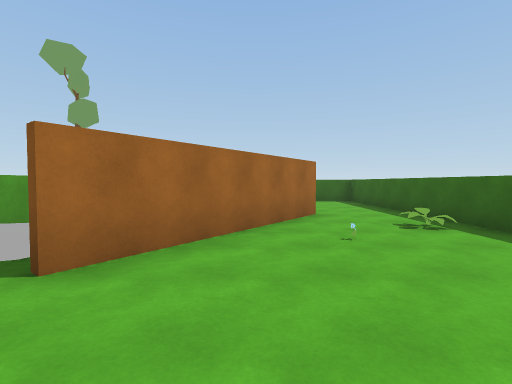
view 1 (above)

17 first-person views from a walk through a 3-D level made in the Unity game engine. The camera is 1.5 m above the floor, tilts 2° down and sees 85° across. The floor is counted in squares, 2 m on a side. Each view is taken from the middle of a square. On the plan, view 1 faces up. The plan holds only what a view shows up to about 10 squares ahead; the rest is blank. The place goes on beyond the plan. The player character is not drawn.

view 2
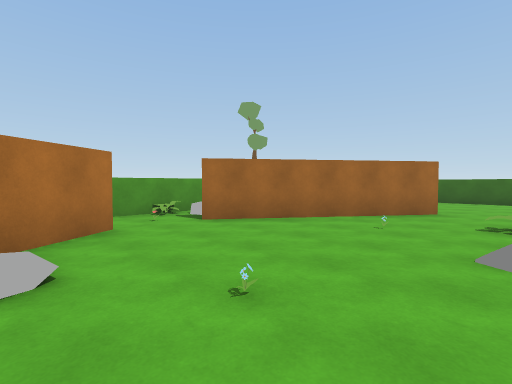

view 3
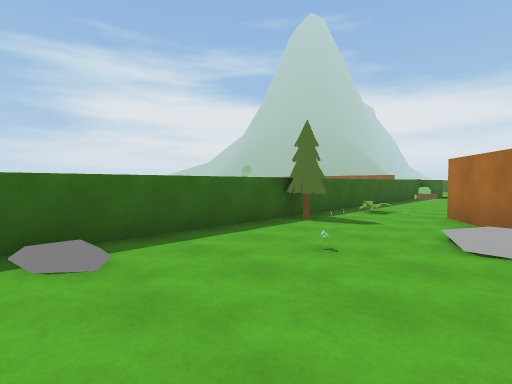

view 4
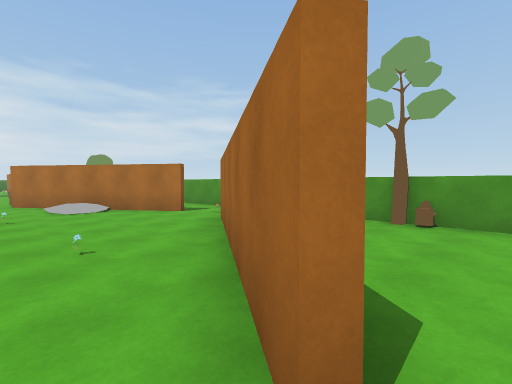

view 5
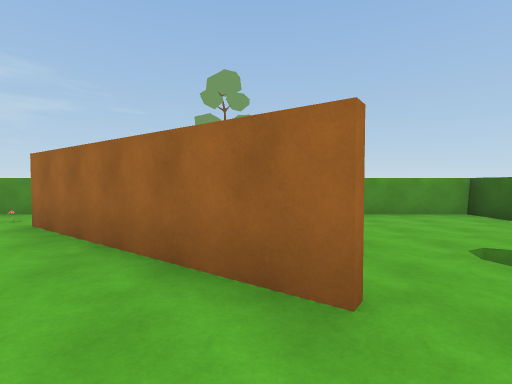

view 6
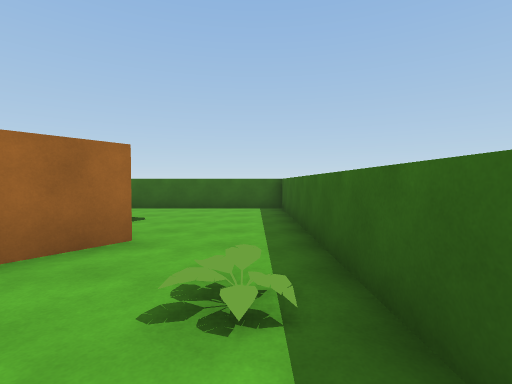

view 7
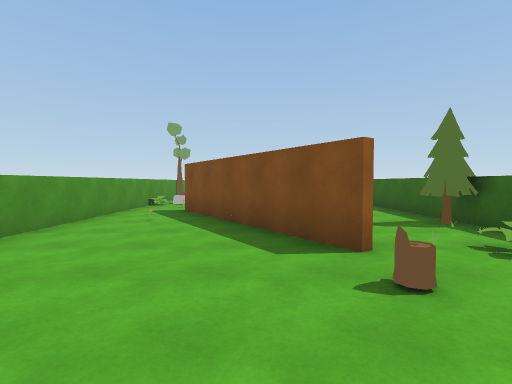

view 8
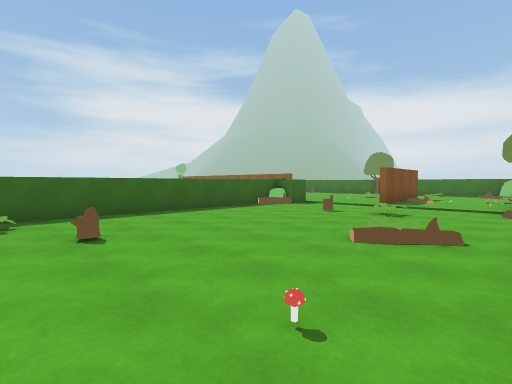

view 9
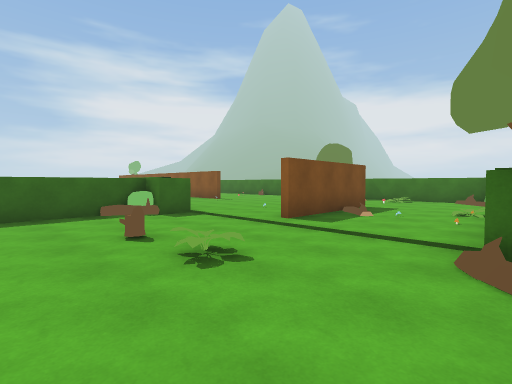

view 10
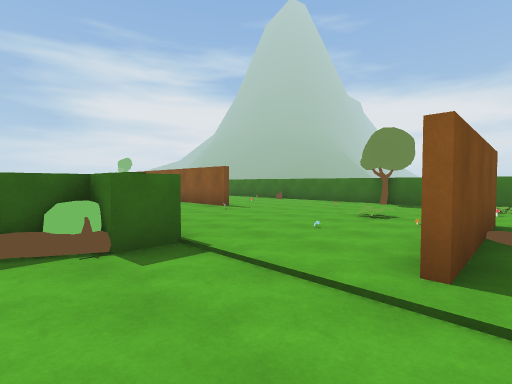

view 11
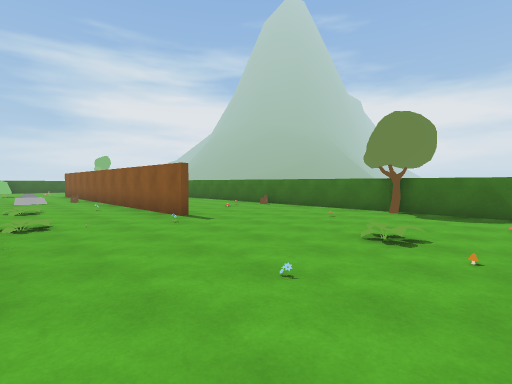

view 12
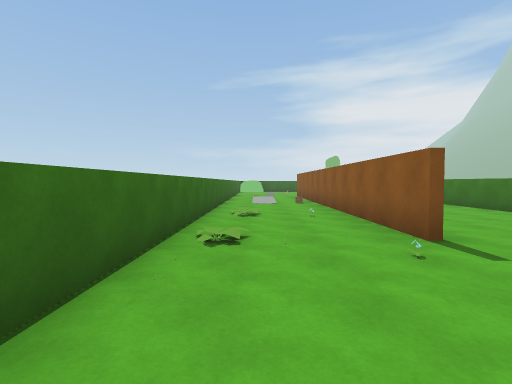

view 13
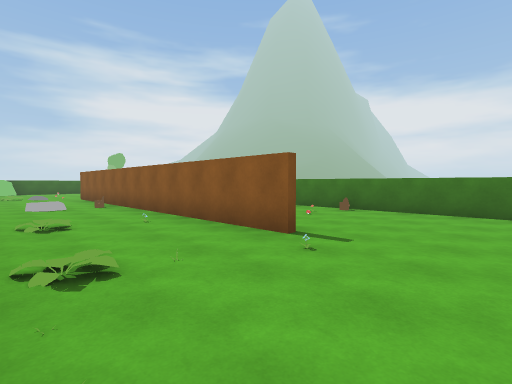

view 14
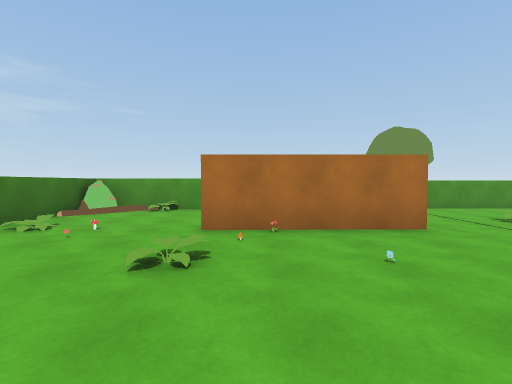

view 15
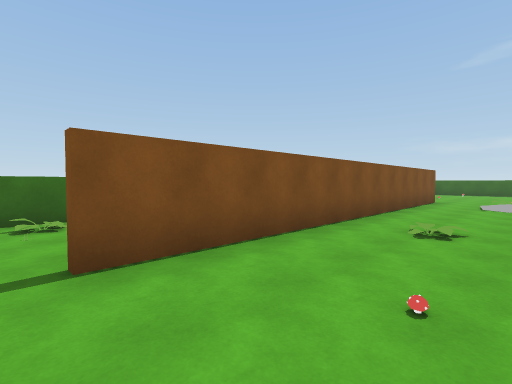

view 16
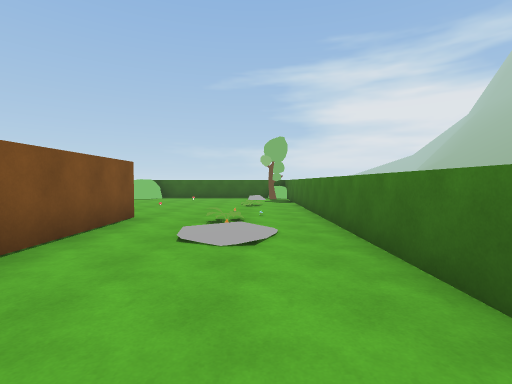

view 17
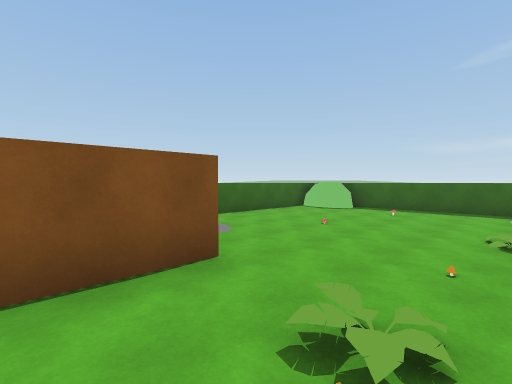

### Floor plan
Key: @ floor where view 1 was taken; # wall or solid block; . main floor; : floor 0.25 m higher than the main floor; + floor 0.5 m higher than the main floor; / step, stairs or slope; = window, fence, low wall or low ledge; ^ raised ledge; v drop or lower ground; O other object.
Columns run from 4 left of view 1 to 26 right of it. Each row starts with its distance up from view 1.
 11 #########
 10 #.......#
  9 #...v...#
  8 #.......#
  7 #.......#
  6  O...#..#
  5 #O..##.O#
  4 #  ##O..#
  3  O##....#
  2  O......O
  1 #.O.....#
  0 #..#@.O.#
 -1 #..#//..#
 -2 #.O#O..O#
 -3 #...##..#
 -4  ....#OO=
 -5  .O..O..#
 -6  .......#
 -7  .......#
 -8 #.:O....#
 -9 #.......#
-10 #..O.O..#
-11 #.......#
-12  OO...OO^#########       ####
-13   ................       ....O
-14   ...#....O.........    .....O#
-15   O..#O......O......   :......^
-16   ...#....O###########...O..O.
-17   ...//.......................^
-18  #................../..O......^
-19  ^...OO......O....../....:..+.^
-20  OO....O...................
-21    #### ###################

Positions as (right, up) in squares from view 1, and headings:
1: (0, 0), facing up
2: (3, -1), facing up-left
3: (0, 3), facing down-right
4: (2, 7), facing down-left
5: (3, 6), facing left
6: (3, 3), facing up
7: (0, -7), facing up
8: (-3, -4), facing down-right
9: (-3, -9), facing down-right
10: (0, -11), facing down-right
11: (1, -13), facing down-right
12: (3, -14), facing right
13: (4, -13), facing down-right
14: (5, -16), facing left
15: (6, -19), facing up-right
16: (12, -19), facing right
17: (16, -19), facing up-right
